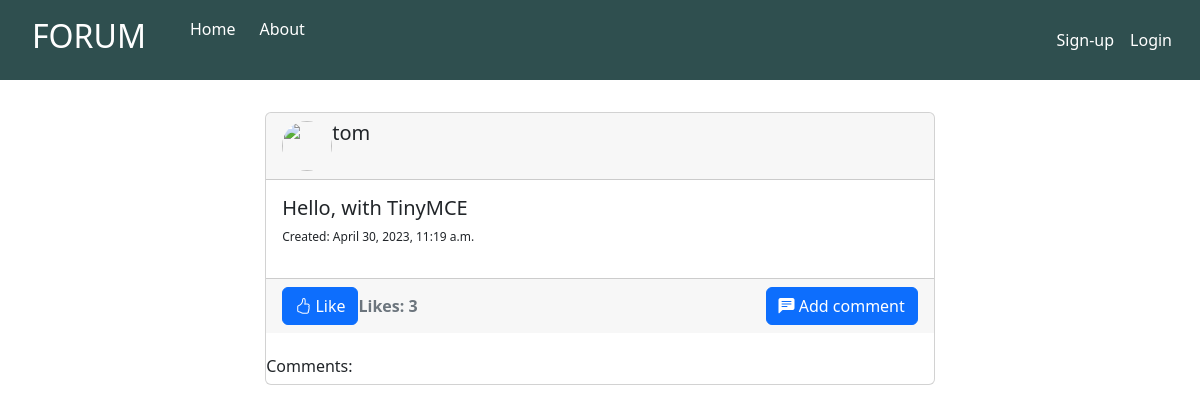
Page /posts/8/ on the earlier database version.
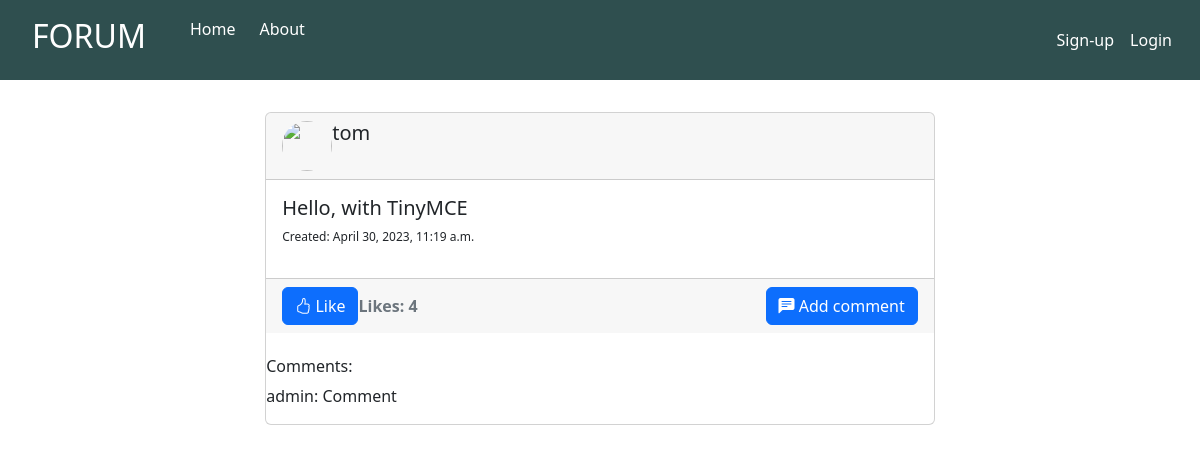
Same page on the later database version.
### posts/models.py (models this page shows)
class Post(models.Model):
    user = models.ForeignKey(User,on_delete=models.CASCADE)
    title = models.CharField(max_length=150)
    contents = tmce_modeles.HTMLField()
    created_datetime = models.DateTimeField(auto_now_add=True)
    modified_datetime = models.DateTimeField(auto_now=True)
    category = models.ForeignKey(PostCategory,on_delete=models.SET_NULL,null=True)
    likes = models.ManyToManyField(User,related_name="post_likes")
    def number_of_likes(self):
        return self.likes.count()

class PostComment(models.Model):
    user = models.ForeignKey(User,on_delete=models.CASCADE)
    post = models.ForeignKey(Post,on_delete=models.CASCADE)
    contents = models.TextField(max_length=255)
    created_datetime = models.DateTimeField(auto_now_add=True)
    modified_datetime = models.DateTimeField(auto_now=True)

### posts/views.py (the view)
class PostDetailView(DetailView):
    model = Post
    template_name = "posts/post_detail.html"

### posts/templates/posts/post_detail.html (shortened to what this page needs)
{% extends 'base.html' %}
{% load static %}
{% block stylesheets %}
    <link rel="stylesheet" href="{% static "posts/css/post_detail.css" %}">
{% endblock %}
{% block content %}
    <div class="card">
                <div class="card-header post-title">
                    <div class="user-info">
                        <img src="{{ object.user.profile.image.url }}" class="account-img">
                        <h5>{{ object.user.username }}</h5>
                    </div>
                </div>
                <div class="card-body">
                    <h5 class="card-title">{{ post.title }}</h5>
                    <p style="font-size: 12px;">Created: {{ post.created_datetime }}</p>
                </div>
                <div class="card-footer text-muted post-footer">
                    <div class="like-div">
                        <form action="{% url 'posts:like' post.id %}" method="POST">
                            {% if user in post.likes.all %}
                                <button type="submit" name="post_id" value="{{post.id}}" class="btn btn-secondary"><i class="bi bi-hand-thumbs-up"> </i>Like</button>
                            {% else %}
                                <button type="submit" name="post_id" value="{{post.id}}" class="btn btn-primary"><i class="bi bi-hand-thumbs-up"> </i>Like</button>
                            {% endif %}
                        </form>
                        <span class="text-secondary likes-number">Likes: {{ post.number_of_likes }}</span>
                    </div>
                    <div class="comment-div">
                        <a class="btn btn-primary" href="{% url "posts:add_comment" post.id %}"><i class="bi bi-chat-left-text-fill"></i> Add comment</a>
                    </div>
                </div>
                <br>
                <h6>Comments: </h6>
                {% for comment in post.postcomment_set.all %}
                    <p>{{ comment.user }}: {{ comment.contents }}</p>
                {% endfor %}
            </div>
{% endblock %}

Differences in the rows shown:
computed for Post "Hello, with TinyMCE": number_of_likes "3" → "4"
added PostComment: user "admin", contents "Comment"
